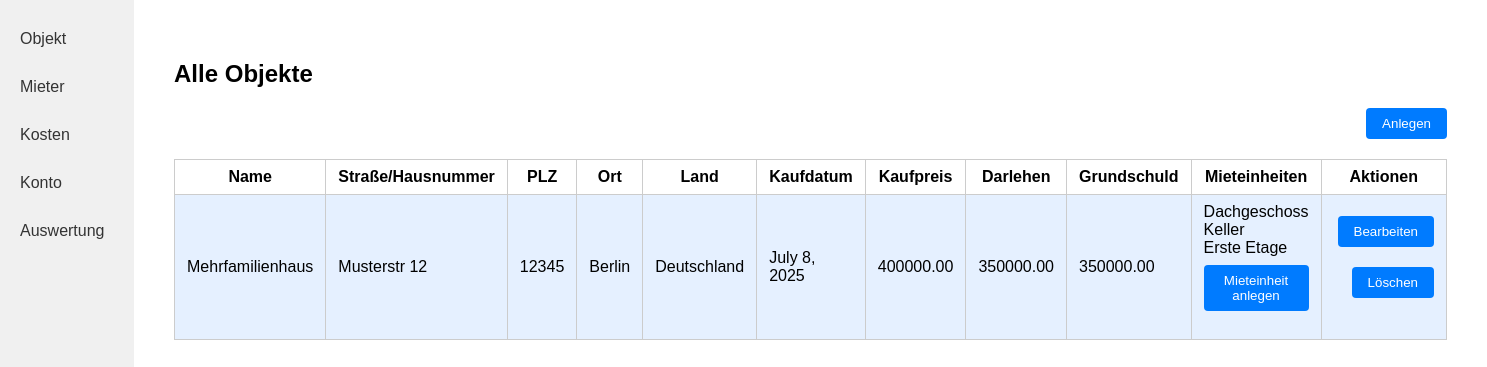
The app's page / (signed in) with its own data.
### kostenpruefung_mietobjekte_app/models.py (models this page shows, shortened)
class Mietobjekt(models.Model):
    created_by = models.ForeignKey(User, on_delete=models.CASCADE, related_name="mietobjekte_created", null=True, blank=True)
    name = models.CharField(max_length=255)
    strasse_hausnummer = models.CharField(max_length=255)
    plz = models.CharField(max_length=10) # 2 - 10 characters (numbers and letters)
    ort = models.CharField(max_length=100)
    land = models.CharField(max_length=100)
    kaufdatum = models.DateField()
    kaufpreis = models.DecimalField(max_digits=10, decimal_places=2)
    darlehen = models.DecimalField(max_digits=10, decimal_places=2)
    grundschuld = models.DecimalField(max_digits=10, decimal_places=2)
    FARBE_CHOICES = [
        ('rot', 'Rot'),
        ('blau', 'Blau'),
        ('gruen', 'Grün'),
        ('gelb', 'Gelb'),
        ('schwarz', 'Schwarz'),
    ]
    farbe = models.CharField(max_length=20, choices=FARBE_CHOICES)

class Mieteinheit(models.Model):
    mietobjekt = models.ForeignKey(Mietobjekt, on_delete=models.CASCADE, related_name="mieteinheiten")
    name = models.CharField(max_length=255)

### kostenpruefung_mietobjekte_app/views.py (the view)
# urls.py: path('', objekt_index, name='objekt_index'),
def objekt_index(request):
    objekte = Mietobjekt.objects.filter(created_by=request.user)
    return render(request, 'kostenpruefung_mietobjekte_app/objekt_index.html', {'objekte': objekte})

### kostenpruefung_mietobjekte_app/templates/kostenpruefung_mietobjekte_app/objekt_index.html (shortened to what this page needs)
{% load static %}
<!DOCTYPE html>
<html lang="de">
<head>
    <link rel="stylesheet" href="{% static 'kostenpruefung_mietobjekte_app/style.css' %}">
</head>
<body>
<div class="flex-container">
    <nav class="sidebar">
        <a class="sidebar-link" href="{% url 'objekt_index' %}">Objekt</a>
        <a class="sidebar-link" href="{% url 'mieter_laufend' %}">Mieter</a>
        <a class="sidebar-link" href="{% url 'rechnungen' %}">Kosten</a>
        <a class="sidebar-link" href="{% url 'konto' %}">Konto</a>
        <a class="sidebar-link" href="{% url 'auswertung' %}">Auswertung</a>
    </nav>
    <div class="main-content">
        <h2>Alle Objekte</h2>
        <form action="{% url 'mietobjekt_create' %}" method="get" style="margin-bottom: 16px;">
            <button class="action-btn" type="submit">Anlegen</button>
        </form>
        <table class="object-table">
            <tr>
                <th>Name</th>
                <th>Straße/Hausnummer</th>
                <th>PLZ</th>
                <th>Ort</th>
                <th>Land</th>
                <th>Kaufdatum</th>
                <th>Kaufpreis</th>
                <th>Darlehen</th>
                <th>Grundschuld</th>
                <th>Mieteinheiten</th>
                <th>Aktionen</th>
            </tr>
            {% for o in objekte %}
            <tr class="objekt-row-{{ o.farbe }}">
                <td>{{ o.name }}</td>
                <td>{{ o.strasse_hausnummer }}</td>
                <td>{{ o.plz }}</td>
                <td>{{ o.ort }}</td>
                <td>{{ o.land }}</td>
                <td>{{ o.kaufdatum }}</td>
                <td>{{ o.kaufpreis }}</td>
                <td>{{ o.darlehen }}</td>
                <td>{{ o.grundschuld }}</td>
                <td>
                    {% for einheit in o.mieteinheiten.all %}
                        {{ einheit.name }}<br>
                    {% empty %}
                        <span style="color: #888;">Keine Mieteinheiten</span><br>
                    {% endfor %}
                    <form action="{% url 'mieteinheit_create' o.id %}" method="get" style="margin-top: 8px;">
                        <button class="action-btn" type="submit">Mieteinheit anlegen</button>
                    </form>
                </td>
                <td class="objekt-actions">
                    <form action="{% url 'mietobjekt_update' o.id %}" method="get" style="display:inline;">
                        <button class="action-btn" type="submit">Bearbeiten</button>
                    </form>
                    <form action="{% url 'mietobjekt_delete' o.id %}" method="post" style="display:inline;">
                        <button class="action-btn" type="submit" onclick="return confirm('Wirklich löschen?');">Löschen</button>
                    </form>
                </td>
            </tr>
            {% empty %}
            <tr>
                <td colspan="11">Keine Objekte vorhanden.</td>
            </tr>
            {% endfor %}
        </table>
    </div>
</div>
</body>
</html>

### kostenpruefung_mietobjekte_app/static/kostenpruefung_mietobjekte_app/style.css (style rules this page uses)
body { margin: 0; font-family: Arial, sans-serif; }
.flex-container { display: flex; }
.sidebar { width: 200px; background: #f0f0f0; height: 100vh; padding: 20px 0; }
.sidebar-link { display: block; padding: 10px 20px; color: #333; text-decoration: none; margin-bottom: 10px; }
.main-content { flex: 1; padding: 40px; }
.object-table { width: 100%; border-collapse: collapse; }
.object-table th, .object-table td { border: 1px solid #ccc; padding: 8px 12px; }
.action-btn { float: right; padding: 8px 16px; background: #007bff; color: #fff; border: none; border-radius: 4px; cursor: pointer; margin-bottom: 20px; }

### kostenpruefung_mietobjekte_app/templates/kostenpruefung_mietobjekte_app/objekt_index.html (style rules this page uses)
.objekt-row-blau { background-color: #e5f0ff; }
.objekt-actions { white-space: nowrap; }
.objekt-actions form { display: inline; }
.objekt-actions .action-btn { margin-left: 4px; }

### records on screen
Mietobjekt: name "Mehrfamilienhaus", strasse_hausnummer "Musterstr 12", plz "12345", ort "Berlin", land "Deutschland", kaufdatum "July 8, 2025", kaufpreis "400000.00", darlehen "350000.00", grundschuld "350000.00"
Mieteinheit: name "Dachgeschoss"
Mieteinheit: name "Keller"
Mieteinheit: name "Erste Etage"
